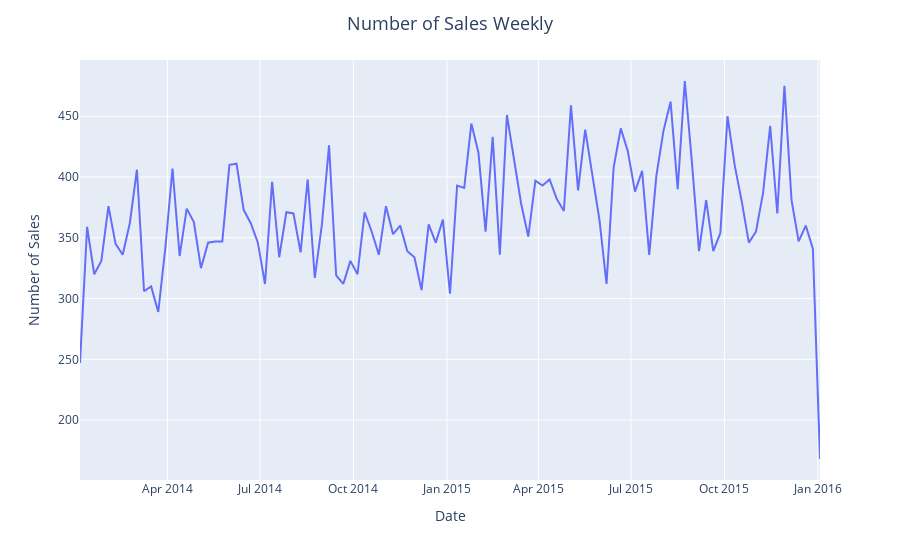

Here is the notebook cell this chart was saved with:
### Code cell
Sales_weekly = data.resample('w', on='Date').size()
fig = px.line(data, x=Sales_weekly.index, y=Sales_weekly,
              labels={'y': 'Number of Sales',
                     'x': 'Date'})
fig.update_layout(title_text='Number of Sales Weekly',
                  title_x=0.5, title_font=dict(size=18))
fig.show()
